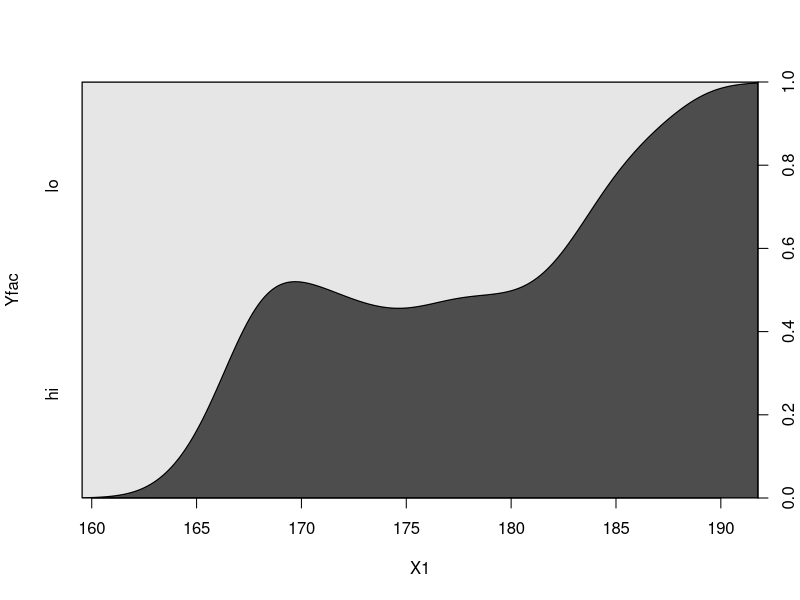
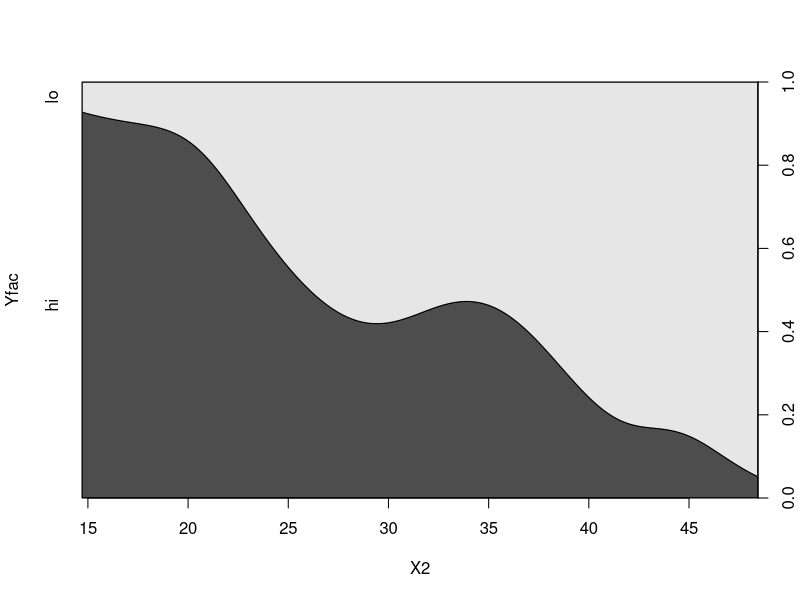
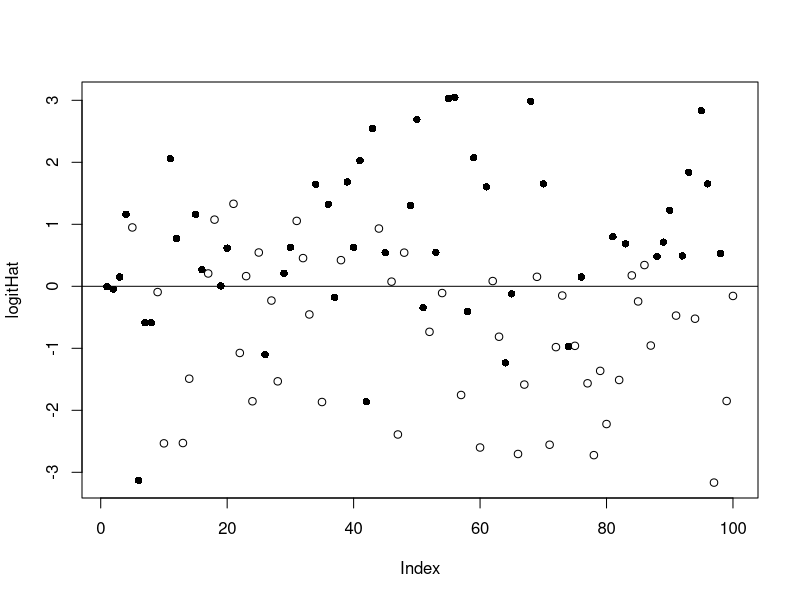

These charts were generated, in order, by the following R code:
## ---- chunk 1
wants <- c("rms")
has   <- wants %in% rownames(installed.packages())
if(any(!has)) install.packages(wants[!has])
## ---- chunk 2
set.seed(1.234)
N      <- 100
X1     <- rnorm(N, 175, 7)
X2     <- rnorm(N,  30, 8)
Y      <- 0.5*X1 - 0.3*X2 + 10 + rnorm(N, 0, 6)
Yfac   <- cut(Y, breaks=c(-Inf, median(Y), Inf), labels=c("lo", "hi"))
dfRegr <- data.frame(X1, X2, Yfac)
## ---- chunk 3
cdplot(Yfac ~ X1, data=dfRegr)
cdplot(Yfac ~ X2, data=dfRegr)
## ---- chunk 4
(glmFit <- glm(Yfac ~ X1 + X2,
               family=binomial(link="logit"), data=dfRegr))
## ---- chunk 5
exp(coef(glmFit))
exp(confint(glmFit))
## ---- chunk 6
total  <- sample(40:60, N, replace=TRUE)      ## unequal n_i
hits   <- rbinom(N, size=total, prob=0.4)
hitMat <- cbind(hits, total-hits)
glm(hitMat ~ X1 + X2, family=binomial(link="logit"))
## ---- chunk 7
hitMatRel <- sweep(hitMat, 1, total, "/")
glm(hitMatRel ~ X1 + X2, weights=total, family=binomial(link="logit"))
## ---- chunk 8
logitHat <- predict(glmFit, type="link")
plot(logitHat, pch=c(1, 16)[unclass(dfRegr$Yfac)])
abline(h=0)
## ---- chunk 9
Phat <- fitted(glmFit)
Phat <- predict(glmFit, type="response")
head(Phat)
mean(Phat)
prop.table(table(dfRegr$Yfac))
## ---- chunk 10
thresh <- 0.5
Yhat   <- cut(Phat, breaks=c(-Inf, thresh, Inf), labels=c("lo", "hi"))
cTab   <- table(Yfac, Yhat)
addmargins(cTab)
sum(diag(cTab)) / sum(cTab)
## ---- chunk 11
logLik(glmFit)
## ---- chunk 12
library(rms)
lrm(Yfac ~ X1 + X2, data=dfRegr)
## ---- chunk 13
glmFit0 <- update(glmFit, . ~ 1)
LLf <- logLik(glmFit)
LL0 <- logLik(glmFit0)
as.vector(1 - (LLf / LL0))
## ---- chunk 14
as.vector(1 - exp((2/N) * (LL0 - LLf)))
## ---- chunk 15
as.vector((1 - exp((2/N) * (LL0 - LLf))) / (1 - exp(LL0)^(2/N)))
## ---- chunk 16
summary(glmFit)
## ---- chunk 17
lrm(Yfac ~ X1 + X2, data=dfRegr)
## ---- chunk 18
anova(glmFit0, glmFit, test="Chisq")
## ---- chunk 19
lrm(Yfac ~ X1 + X2, data=dfRegr)
## ---- chunk 20
drop1(glmFit, test="Chi")
## ---- chunk 21
try(detach(package:rms))
try(detach(package:survival))
try(detach(package:splines))
